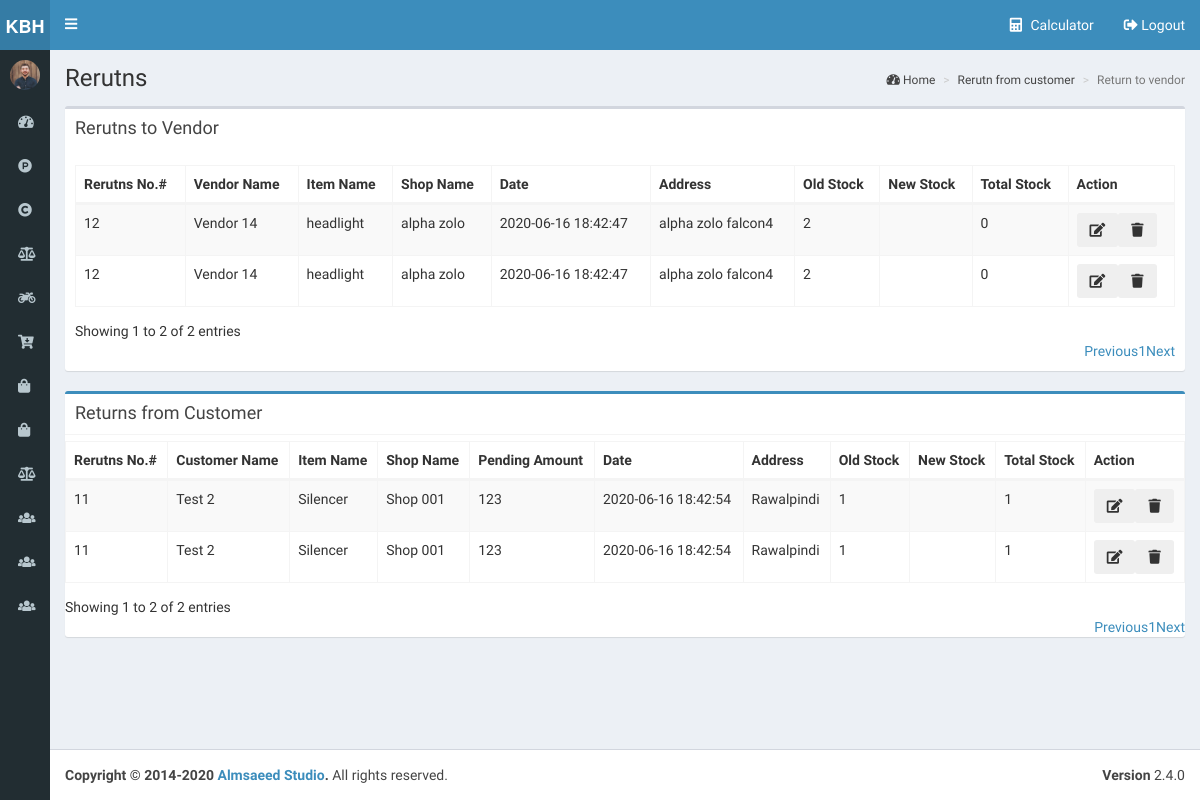
The page /return.php (signed in) on the database as committed earlier.
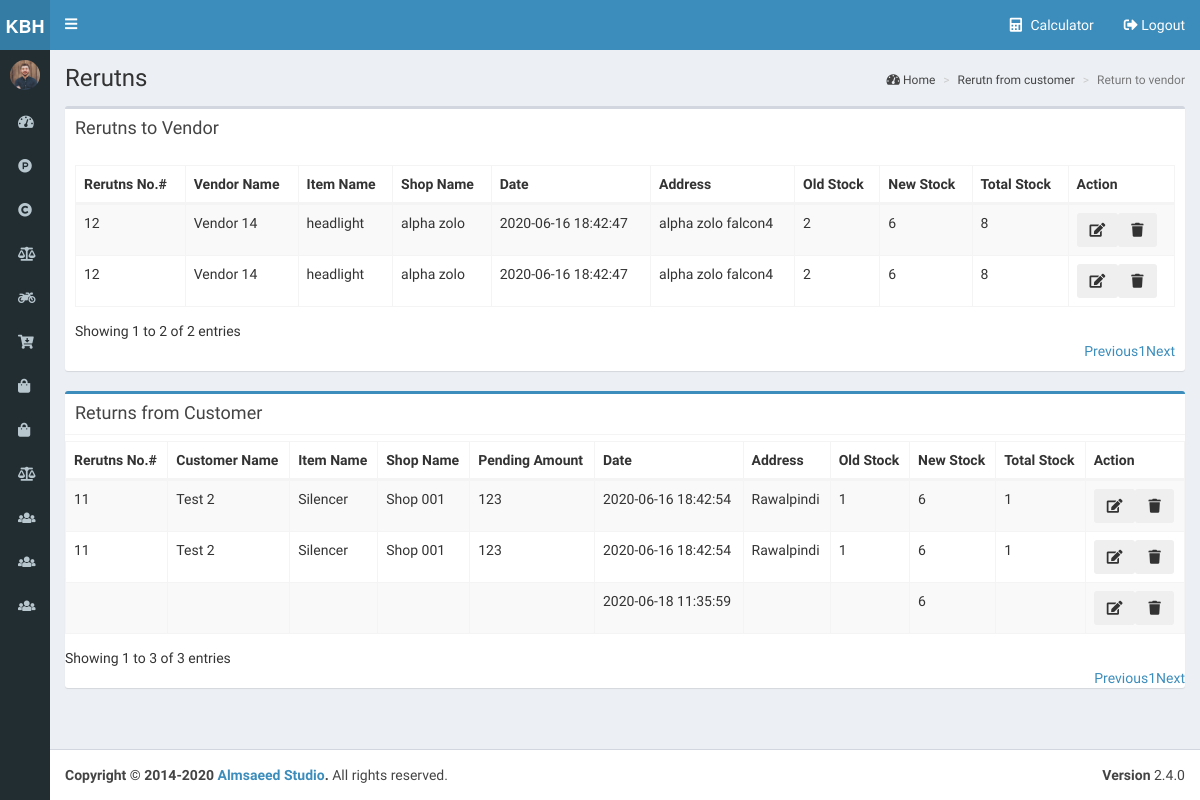
The same page on the database as committed later.
### tables this page shows
CREATE TABLE `returns` (
  `returnid` int(200) NOT NULL,
  `item_no` varchar(400) NOT NULL,
  `title` varchar(400) NOT NULL,
  `returnitemid` int(200) NOT NULL,
  `quantity` varchar(400) NOT NULL,
  `cid` int(200) NOT NULL,
  `vid` int(200) NOT NULL,
  `returnee` enum('customer','vendor') NOT NULL,
  `created_date` timestamp NOT NULL DEFAULT current_timestamp() ON UPDATE current_timestamp(),
  `updated_date` timestamp NOT NULL DEFAULT current_timestamp()
);

CREATE TABLE `vendor` (
  `id` int(200) NOT NULL,
  `name` varchar(200) NOT NULL,
  `date` varchar(200) NOT NULL,
  `shop_name` varchar(200) NOT NULL,
  `address` varchar(200) NOT NULL,
  `number1` varchar(200) NOT NULL,
  `number2` varchar(200) NOT NULL
);

CREATE TABLE `items` (
  `id` int(200) NOT NULL,
  `name` varchar(200) NOT NULL,
  `item_no` varchar(400) NOT NULL,
  `bike_id` varchar(200) NOT NULL,
  `company_id` varchar(200) NOT NULL,
  `date` varchar(200) NOT NULL,
  `old_stock` varchar(200) NOT NULL,
  `old_stoct_price` varchar(200) NOT NULL,
  `new_stock` varchar(200) NOT NULL,
  `new_stoct_price` varchar(200) NOT NULL,
  `total_stock` varchar(200) NOT NULL,
  `old_stock_cprice` varchar(200) NOT NULL,
  `new_stock_cprice` varchar(200) NOT NULL
);

CREATE TABLE `customer` (
  `id` int(200) NOT NULL,
  `name` varchar(200) NOT NULL,
  `pending_amount` varchar(200) NOT NULL DEFAULT '0',
  `date` varchar(200) NOT NULL,
  `shop_name` varchar(200) NOT NULL,
  `address` varchar(200) NOT NULL,
  `number1` varchar(200) NOT NULL,
  `number2` varchar(200) NOT NULL
);

### return.php (the view, shortened to what the changed rows need)
<?php
include('connection.php');
 ?>
<!DOCTYPE html>
<html>
<head>
<link rel="stylesheet" href="css/bootstrap.min.css">
<link rel="stylesheet" href="css/select2.min.css">
<link rel="stylesheet" href="css/font-awesome.min.css">
<link rel="stylesheet" href="css/fontawesome-all.min.css">
<link rel="stylesheet" href="css/ionicons.min.css">
<link rel="stylesheet" href="css/dataTables.bootstrap.min.css">
<link rel="stylesheet" href="css/AdminLTE.min.css">
<link rel="stylesheet" href="css/_all-skins.min.css">
<link rel="stylesheet" href="css/toastr.min.css">
<link rel="stylesheet" href="css/Style.css">
</head>
<body class="hold-transition skin-blue sidebar-mini sidebar-collapse">
<div class="wrapper">
  <?php include("master/header.php")?>
  <div class="content-wrapper">
    <section class="content-header">
      <h1> Rerutns </h1>
    </section>
    <section class="content">
      <div class="row">
        <div class="col-xs-12">
          <div class="box">
            <div class="box-body">
              <table id="vendorTable" class="table table-bordered table-hover table-striped">
                <thead>
                  <tr>
                    <th>Rerutns No.#</th>
                    <th>Vendor Name</th>
                    <th>Item Name</th>
                    <th>Shop Name</th>
                    <th>Date</th>
                    <th>Address</th>
                    <th>Old Stock</th>
                    <th>New Stock</th>
                    <th>Total Stock</th>
                    <th>Action</th>
                  </tr>
                </thead>
                <tbody>
                  <?php
                     $sql = "SELECT r.*,it.name as itemname,it.old_stock as old_stock,
                                          it.new_stock as new_stock,it.total_stock as total_stock,
                                          vr.id as vid,vr.name as vname,vr.shop_name as shop,
                                          vr.date as dt,vr.address as addre,vr.number1 as num1,vr.number2 as num2,
                                          cm.id,cm.name,cm.shop_name,
                                          cm.pending_amount as cpam,cm.date,cm.address,cm.number1,cm.number2
                              from `returns` r
                                left join customer cm
                                  on
                                r.cid = cm.id
                                left join items it
                                  on
                                r.returnitemid = it.id
                                left join vendor vr
                                  on
                                r.vid = vr.id where r.returnee='vendor' ";
							$result = $conn->query($sql);
							if ($result->num_rows > 0)
							{
								while($row = mysqli_fetch_assoc($result))
								{
									$id = $row['vid'];
                  $name = $row['vname'];
                  $old_stock = $row['old_stock'];
                  $new_stock = $row['new_stock'];
                  $total_stock = $row['total_stock'];
                 $itemname = $row['itemname'];
									$shop_name = $row['shop'];
									$date = $row['created_date'];
									$address = $row['addre'];
							    ?>
                  <tr>
                    <td><?php echo $id;?></td>
                    <td><?php echo $name;?></td>
                    <td><?php echo $itemname;?></td>
                    <td><?php echo $shop_name;?></td>
                    <td><?php echo $date;?></td>
                    <td><?php echo $address;?></td>
                    <td><?php echo $old_stock;?></td>
                    <td><?php echo $new_stock;?></td>
                    <td ><?php echo $total_stock;?></td>
                    <td><?php  ?>
                      <div style="display: inline-flex;" role="group">
                        <form action="editreturns.php" method="POST">
                          <button type="submit" name="edit_return"  data-toggle="tooltip" data-placement="top" title="Edit" class="btn btn-secondary"><i class="fas fa-edit"></i></button>
                        </form>
                        <form action="function.php" method="POST">
                          <button type="submit" name="delete_vendor_return"  onclick="return confirm('Are you sure, you want to delete?');" data-toggle="tooltip" data-placement="top" title="Delete" class="btn btn-secondary"><i class="fas fa-trash"></i></button>
                        </form>
                      </div>
                    </td>
                  </tr>
                  <?php  } } ?>
                </tbody>
              </table>
            </div>
          </div>
        </div>
        <div class="col-md-12">
          <div class="box box-primary">
            <div class="box-header with-border">
              <h4 class="box-title">Returns from Customer</h4>
            </div>
            <table id="customer" class="table table-bordered table-hover table-striped">
              <thead>
                <tr>
                  <th> Rerutns No.#</th>
                  <th> Customer Name</th>
                  <th>Item Name</th>
                  <th> Shop Name</th>
                  <th> Pending Amount</th>
                  <th> Date</th>
                  <th> Address</th>
                  <th> Old Stock</th>
                  <th> New Stock</th>
                  <th>Total Stock </th>
                  <th> Action</th>
                </tr>
              </thead>
              <tbody>
                <?php
                	  $sql = "SELECT r.*,it.name as itemname,it.old_stock as old_stock,
                                            it.new_stock as new_stock,it.total_stock as total_stock,
                                            vr.id as vid,vr.name as vname,vr.shop_name as shop,
                                            vr.date as dt,vr.address as addre,vr.number1 as num1,vr.number2 as num2,
                                            cm.id,cm.name,cm.shop_name,
                                            cm.pending_amount as cpam,cm.date,cm.address,cm.number1,cm.number2
														          from `returns` r
                                        left join customer cm
                                          on
                                        r.cid = cm.id
                                        left join items it
                                          on
                                        r.returnitemid = it.id
                                        left join vendor vr
                                          on
                                        r.vid = vr.id where r.returnee='customer'	";
							$result = $conn->query($sql);
							if ($result->num_rows > 0)
							{
								while($row = mysqli_fetch_assoc($result))
								{
									$id = $row['id'];
                  $name = $row['name'];
                  $itemname = $row['itemname'];
                  $old_stock = $row['old_stock'];
                  $total_stock = $row['total_stock'];
									$shop_name = $row['shop_name'];
									$date = $row['created_date'];
									$address = $row['address'];
									$pending_amount= $row['cpam'];
             ?>
                <tr>
                  <td><?php echo $id;?></td>
                  <td><?php echo $name;?></td>
                  <td><?php echo $itemname;?></td>
                  <td><?php echo $shop_name;?></td>
                  <td><?php echo $pending_amount;?></td>
                  <td><?php echo $date;?></td>
                  <td><?php echo $address;?></td>
                  <td><?php echo $old_stock;?></td>
                  <td><?php echo $new_stock;?></td>
                  <td><?php echo $total_stock;?></td>
                  <td><?php  ?>
                    <div style="display: inline-flex;" role="group">
                      <form action="editreturns.php" method="POST">
                        <button type="submit" name="edit_return"  data-toggle="tooltip" data-placement="top" title="Edit" class="btn btn-secondary"><i class="fas fa-edit"></i></button>
                      </form>
                      <form action="function.php" method="POST">
                        <button type="submit" name="delete_customer_return"  onclick="return confirm('Are you sure, you want to delete?');" data-toggle="tooltip" data-placement="top" title="Delete" class="btn btn-secondary"><i class="fas fa-trash"></i></button>
                      </form>
                    </div>
                  </td>
                </tr>
                <?php  } } ?>
              </tbody>
            </table>
          </div>
        </div>
      </div>
    </section>
  </div>
</div>
</body>
</html>

Rows that differ between the two databases and show on the page:
changed returns (number 1 of 5 on the later page): items.new_stock (not shown) → "6"; items.total_stock "0" → "8"
changed returns (number 2 of 5 on the later page): items.new_stock (not shown) → "6"; items.total_stock "0" → "8"
now on this page (row edited): items: new_stock "6"
added returns: created_date "2020-06-18 11:35:59", shown under "Returns from Customer"
Other text that changed with them:
text written by a page script: "Showing 1 to 2 of 2 entries Previous 1 Next" → "Showing 1 to 3 of 3 entries Previous 1 Next"
